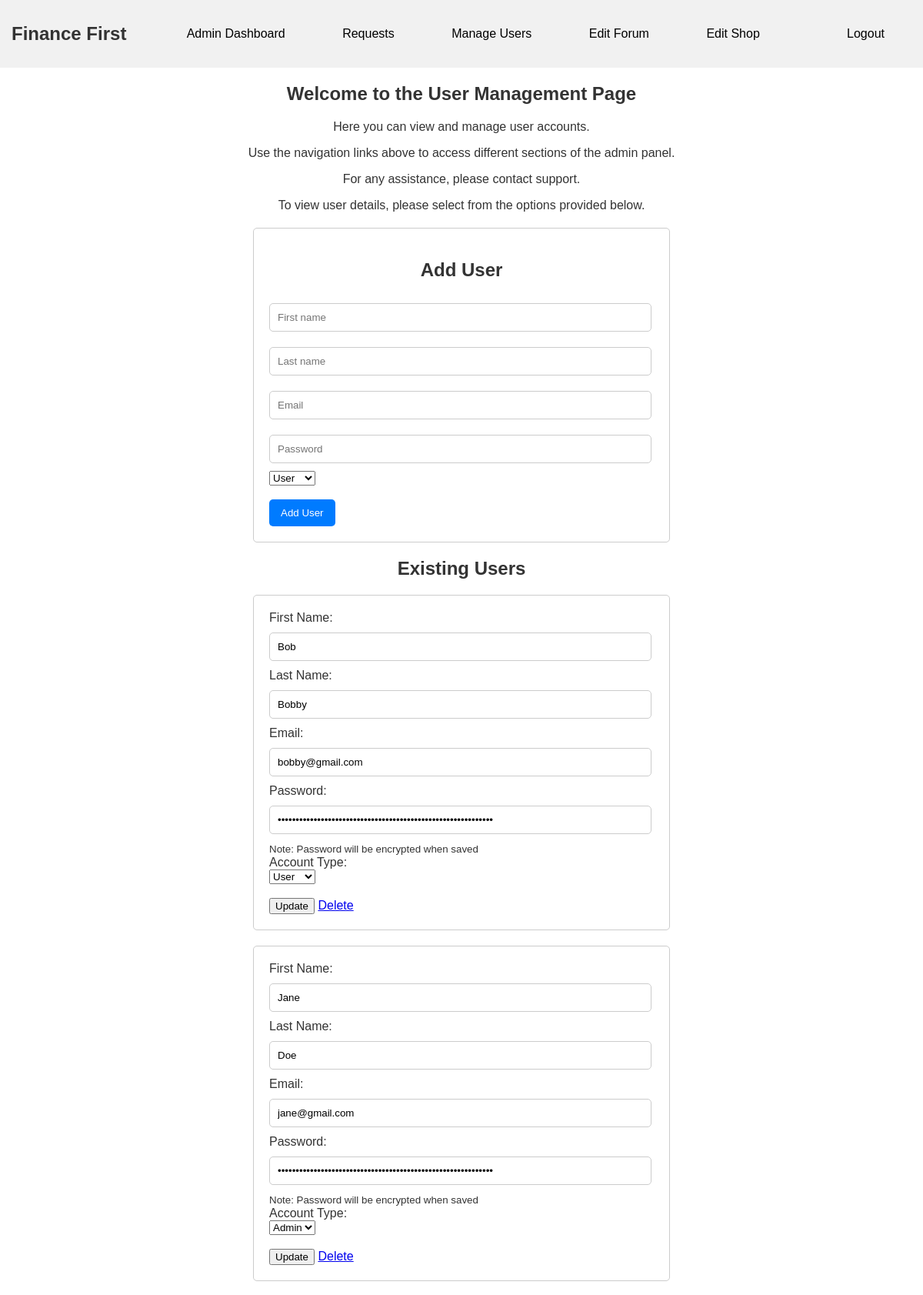
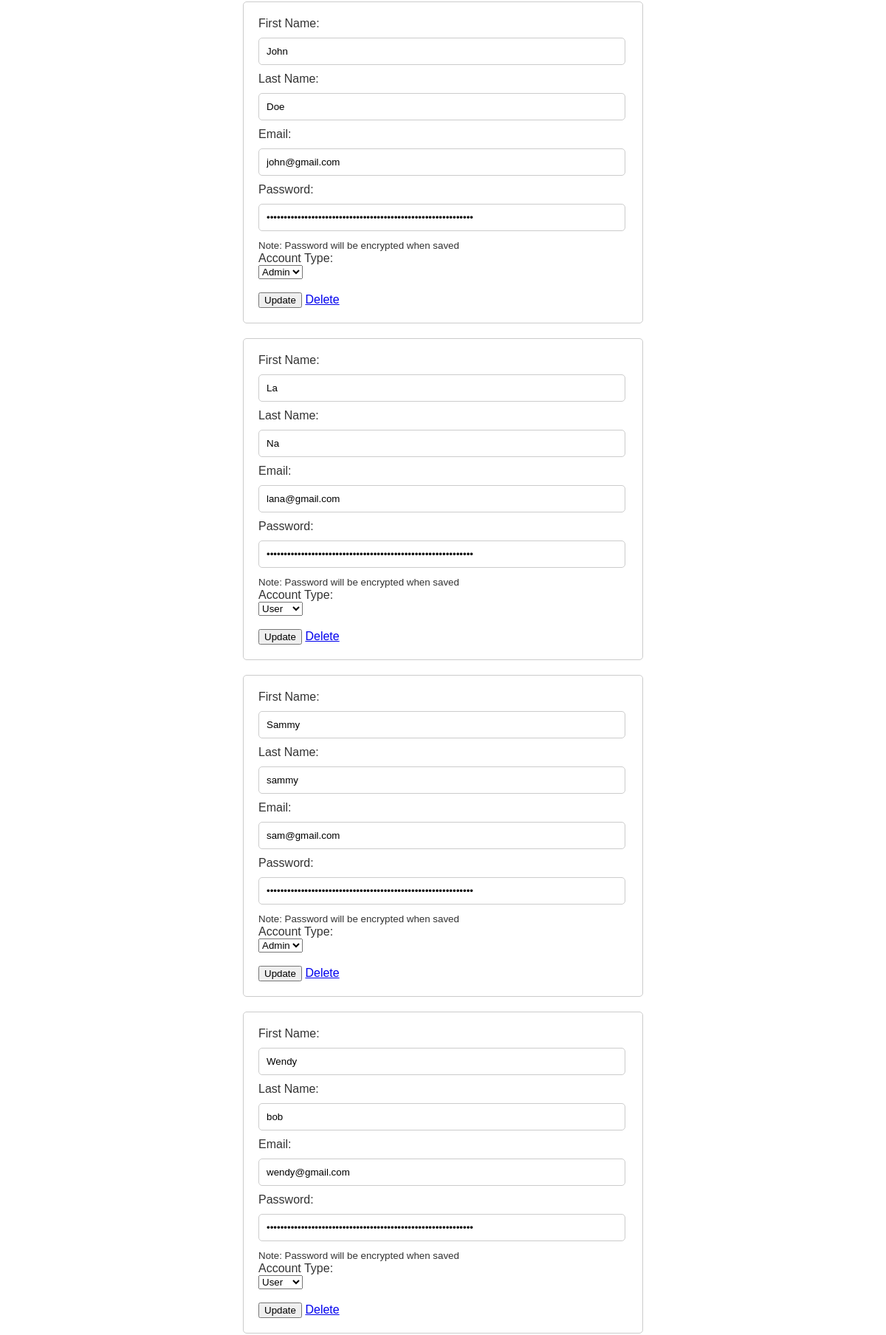
Page /admin/manage_users.php (signed in, upper part) on the committed database (2 pictures, top to bottom).
### tables this page shows
CREATE TABLE `userdata` (
  `id` int(11) NOT NULL,
  `first_name` varchar(45) NOT NULL,
  `last_name` varchar(45) NOT NULL,
  `email` varchar(45) NOT NULL,
  `password` varchar(255) DEFAULT NULL,
  `role` enum('user','admin') DEFAULT 'user'
);

### admin/manage_users.php (the view, shortened to what this page needs)
<?php
include '../database/db_connection.php';
$theme = $_SESSION['theme'] ?? 'style';
$cssFile = match ($theme) {
    'night-mode' => 'night-mode.css',
    'pink' => 'pink.css',
    default => 'style.css',
};
$result = mysqli_query($conn, "SELECT * FROM userdata ORDER BY first_name ASC");
?>
<!DOCTYPE html>
<html>
<head>
    <link rel="stylesheet" href="../styles/style.css">
    <link rel="stylesheet" href="../styles/<?= htmlspecialchars($cssFile) ?>">
</head>
<body>
    <nav class="nav-bar">
        <div>
            <h1>Finance First</h1>
        </div>
        <div>
        <a href="admin_dashboard.php">Admin Dashboard</a>
        <a href="requests.php">Requests</a>
        <a href="manage_users.php">Manage Users</a>
        <a href="edit_forum.php">Edit Forum</a>
        <a href="change_shop.php">Edit Shop</a>
        </div>
        <div>
            <a href="../main_pages/logout.php">Logout</a>
        </div>
    </nav>
    <h2>Welcome to the User Management Page</h2>
    <p>Here you can view and manage user accounts.</p>
    <p>Use the navigation links above to access different sections of the admin panel.</p>
    <p>For any assistance, please contact support.</p>
    <p>To view user details, please select from the options provided below.</p>
    <form method="post" action="manage_users.php">
        <h2>Add User</h2>
        <input type="text" name="first_name" placeholder="First name" required>
        <input type="text" name="last_name" placeholder="Last name" required>
        <input type="text" name="email" placeholder="Email" required>
        <input type="password" name="password" placeholder="Password" required>
        <select name="role" required>
        <option value="user">User</option>
        </select>
        <br></br>
        <input type="submit" name="add_user" value="Add User">
        </form>
    <h2>Existing Users</h2>
    <div class="edit-users">
    <?php if (mysqli_num_rows($result) > 0): ?>
    <?php while ($row = mysqli_fetch_assoc($result)) : ?>
        <form method="POST" class="edit-user-form">
            <label>First Name:</label><br>
            <input type="text" name="first_name" value="<?= htmlspecialchars($row['first_name']) ?>" required><br>
            <label>Last Name:</label><br>
            <input type="text" name="last_name" value="<?= htmlspecialchars($row['last_name']) ?>" required><br>
            <label>Email:</label><br>
            <input type="email" name="email" value="<?= htmlspecialchars($row['email']) ?>" required><br>
            <label>Password:</label><br>
            <input type="password" name="password" placeholder="Enter a new password" value="<?= htmlspecialchars($row['password']) ?>" required><br>
            <small>Note: Password will be encrypted when saved</small><br>
            <label>Account Type:</label><br>
                <select name="role" required>
                <option value="user" <?= ($row['role'] ?? 'user') === 'user' ? 'selected' : '' ?>>User</option>
                <option value="admin" <?= ($row['role'] ?? 'user') === 'admin' ? 'selected' : '' ?>>Admin</option>
                </select><br><br>
            <button type="submit" name="update_user">Update</button>
            <a href="manage_users.php?delete=<?= $row['id'] ?>" onclick="return confirm('Delete this user?')">Delete</a>
        </form>
    <?php endwhile; ?>
    </div>
     <?php else: ?>
        <p>No users found in the database.</p>
    <?php endif; ?>
    </body>
</html>

### styles/style.css (style rules this page uses)
body { margin: 0; padding: 0; font-family: Arial, sans-serif; }
nav { display: flex; justify-content: space-between; align-items: center; background-color: white; padding: 10px 15px; margin: 0px; background-color: #f1f1f1; }
nav a { color: black; text-decoration: none; padding: 10px 35px; }
h1 { text-align: center; }
h2 { text-align: center; }
p { text-align: center; }
body { font-family: Arial, sans-serif; background-color: white; color: #333; }
form { max-width: 500px; margin: 20px auto; padding: 20px; border: 1px solid #ccc; border-radius: 5px; }
input[type="text"], input[type="email"], input[type="password"] { width: 95%; padding: 10px; margin: 10px 0; border: 1px solid #ccc; border-radius: 5px; }
input[type="submit"] { background-color: #007bff; color: white; border: none; padding: 10px 15px; border-radius: 5px; cursor: pointer; }

### rows in the picture
userdata: first_name "Bob", last_name "Bobby", email "bobby@gmail.com", role "User"
userdata: first_name "Jane", last_name "Doe", email "jane@gmail.com", role "Admin"
userdata: first_name "John", last_name "Doe", email "john@gmail.com", role "Admin"
userdata: first_name "La", last_name "Na", email "lana@gmail.com", role "User"
userdata: first_name "Sammy", last_name "sammy", email "sam@gmail.com", role "Admin"
userdata: first_name "Wendy", last_name "bob", email "wendy@gmail.com", role "User"
